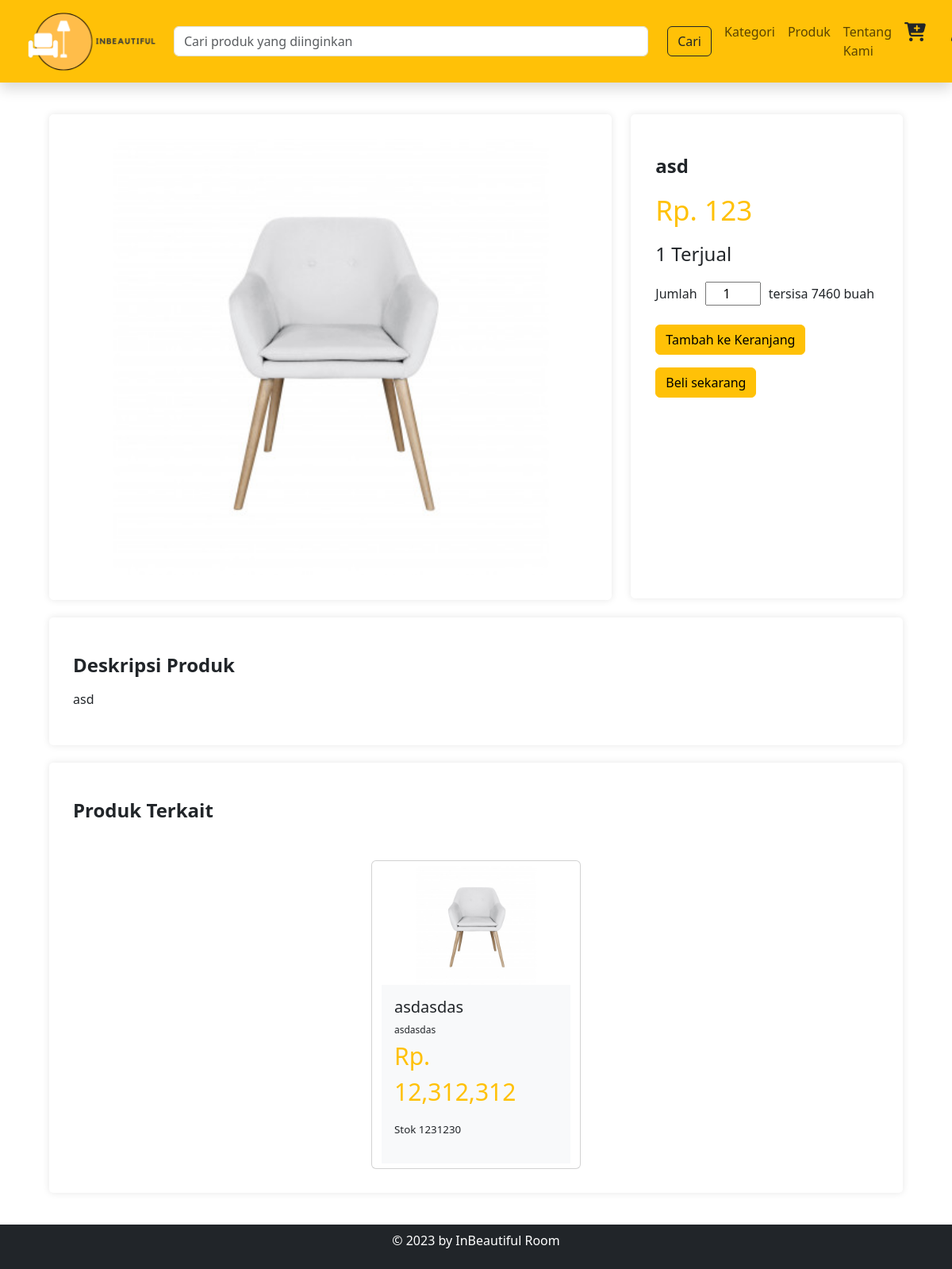
The app's page /pembeli/detail_produk.php?id=10 (signed in) with its own data.
### tables this page shows
CREATE TABLE `produk` (
  `id_produk` int(11) NOT NULL,
  `id_kategori` int(11) NOT NULL,
  `gambar_produk` varchar(100) NOT NULL,
  `nama_produk` varchar(100) NOT NULL,
  `deskripsi_produk` varchar(9999) NOT NULL,
  `harga_produk` varchar(100) NOT NULL,
  `stok_produk` varchar(100) NOT NULL
);

CREATE TABLE `detail_transaksi` (
  `id_detail_transaksi` int(11) NOT NULL,
  `id_transaksi` int(11) NOT NULL,
  `id_produk` int(11) NOT NULL,
  `gambar_produk` varchar(100) NOT NULL,
  `nama_produk` varchar(100) NOT NULL,
  `jumlah_produk` varchar(100) NOT NULL,
  `subtotal` varchar(100) NOT NULL
);

### pembeli/detail_produk.php (the view, shortened to what this page needs)
<?php
include "header_pembeli.php";
$produk = mysqli_query($koneksi, "SELECT * FROM produk WHERE id_produk = '$_GET[id]'");
if (mysqli_num_rows($produk) > 0) {
    $b = mysqli_fetch_array($produk);
} else {
    $_SESSION['alert1'] = "<div class='flash-data' data-flashdata='<?php echo $_SESSION[alert]; ?>'></div>";
    header('location:dashboard_pembeli.php');
}
?>
<link rel="stylesheet" href="../assets/css/style_detail_produk.css?v=1">
<body>
    <div class="container mt-5 col-md-12">
        <div class="row mt-5">
            <div class="col-md-8 mt-5">
                <div class="product-container1">
                    <img src="../assets/images/produk/<?php echo $b['gambar_produk'] ?>" alt=""
                        class="product-image"></br>
                </div>
            </div>
            <div class="col-md-4 mt-5">
                <div class="product-container2">
                    <h2 class="product-title">
                        <?php echo $b['nama_produk'] ?>
                    </h2>
                    <h1 class="product-price">Rp.
                        <?php echo number_format($b['harga_produk']) ?>
                    </h1>
                    <h4>
                        <?php
                        $awal = '0';
                        $produk_terjual = mysqli_query($koneksi, "SELECT jumlah_produk FROM detail_transaksi WHERE id_produk = $b[id_produk]");
                        if (mysqli_num_rows($produk_terjual) > 0) {
                            while ($terjual = mysqli_fetch_array($produk_terjual)) {
                                $jumlah_produk = $terjual['jumlah_produk'];
                                $total_terjual = $jumlah_produk + $awal;
                                $awal = $total_terjual;
                            }
                        }
                        echo $awal;
                        ?>
                        Terjual
                    </h4>
                    <div class="product-actions">
                        <form method="POST" action="fungsi/tambah_keranjang.php">
                            <div class="quantity-control data_produk">
                                <span class="quantity-label">Jumlah</span>
                                <input class="text-center w-25" type="number" id="quantity" name="jumlah_produk"
                                    value="1" min="1" max="<?php echo $b['stok_produk'] ?>">
                                <span class="remaining-label">tersisa
                                    <?php echo $b['stok_produk'] ?> buah
                                </span>
                            </div>
                            <br>
                            <button type="submit" class="btn btn-warning product-button" name="submit">Tambah ke
                                Keranjang</button>
                        </form>
                        <button type="button" class="btn btn-warning mt-3" data-bs-toggle="modal"
                            data-bs-target="#exampleModal">
                            Beli sekarang
                        </button>
                        <br>
                    </div>
                </div>
            </div>
        </div>
        <div class="col-md-12 product-description">
            <p><b>
                    <h4>Deskripsi Produk</h4>
                </b></p>
            <div class="justify">
                <?php echo $b['deskripsi_produk'] ?>
            </div>
        </div>
        <div class="col-md-12 product-terkait">
            <div class="row">
                <p><b>
                        <h4>Produk Terkait</h4>
                    </b></p>
                <?php
                $queryProduk = mysqli_query($koneksi, "SELECT * FROM produk WHERE stok_produk > 0 AND id_kategori=$b[id_kategori] AND id_produk != $b[id_produk] ORDER BY rand() LIMIT 4");
                    ?>
                    <?php
                while ($produk = mysqli_fetch_array($queryProduk)) {
                    ?>
                    <a href="detail_produk.php?id=<?php echo $produk['id_produk'] ?>"
                        class="btn card card-produk ml-2 mr-2 mx-auto mt-4" style="width: 16.5rem;">
                        <img src="../assets/images/produk/<?php echo $produk['gambar_produk'] ?>"
                            class="card-img-top img-fluid img-cover" alt="...">
                        <div class="card-body bg-light">
                            <h5 class="card-title text-truncate">
                                <?php echo $produk['nama_produk'] ?>
                            </h5>
                            <span class="truncate">
                                <?php echo $produk['deskripsi_produk'] ?>
                            </span>
                            <p class="card-text harga"> Rp.
                                <?php echo number_format($produk['harga_produk']) ?>
                            </p>
                            <p class="card-text"> Stok
                                <?php echo $produk['stok_produk'] ?>
                            </p>
                        </div>
                    </a>
                <?php } ?>
            </div>
        </div>
    </div>
    <?php
    include "footer_pembeli.php";
    ?>

### assets/css/style_detail_produk.css (style rules this page uses)
body { min-height: 100vh; display: flex; flex-direction: column; font-size: normal; }
.product-container1 { text-align: center; background-color: #fff; padding: 30px; box-shadow: 0 0 10px rgba(0, 0, 0, 0.1); border-radius: 5px; border: 1px solid #fff; }
.product-container2 { background-color: #fff; padding: 30px; box-shadow: 0 0 10px rgba(0, 0, 0, 0.1); border-radius: 5px; border: 1px solid #fff; height: 610px; }
.product-image { max-width: 100%; height: auto; width: 550px; height: 550px; object-fit: cover; }
.product-title { font-size: 24px; font-weight: bold; margin: 20px 0; }
.product-price { font-size: 35px; color: #ffc107; margin: 20px 0; }
.product-description { background-color: #fff; padding: 30px; box-shadow: 0 0 10px rgba(0, 0, 0, 0.1); border-radius: 5px; margin-top: 22px; }
.product-terkait { background-color: #fff; padding: 30px; box-shadow: 0 0 10px rgba(0, 0, 0, 0.1); border-radius: 5px; margin-top: 22px; }
.quantity-control { display: flex; align-items: center; }
.product-actions { margin: 20px 0; }
.product-button { margin-right: 10px; }
.quantity-label { margin-right: 10px; }
.remaining-label { margin-left: 10px; }
.justify { text-align: justify; }
.card-img-top { align-self: center; width: max-content; height: 150px; }
.img-cover { object-fit: cover; }
.card-body { text-align: left; font-size: smaller; }
.harga { font-size: 30px; color: #ffc107; font-weight: 500; }
.truncate { display: -webkit-box; -webkit-line-clamp: 2; -webkit-box-orient: vertical; overflow: hidden; font-size: 12px; padding-bottom: 2px; }
span>p { line-height: normal; font-size: 12px; margin: 0px; }

### records on screen
produk: gambar_produk (picture), nama_produk "asd", harga_produk "123", stok_produk "7460", deskripsi_produk "asd"
detail_transaksi: jumlah_produk "1"
produk: gambar_produk (picture), nama_produk "asdasdas", deskripsi_produk "asdasdas", harga_produk "12,312,312", stok_produk "1231230"
